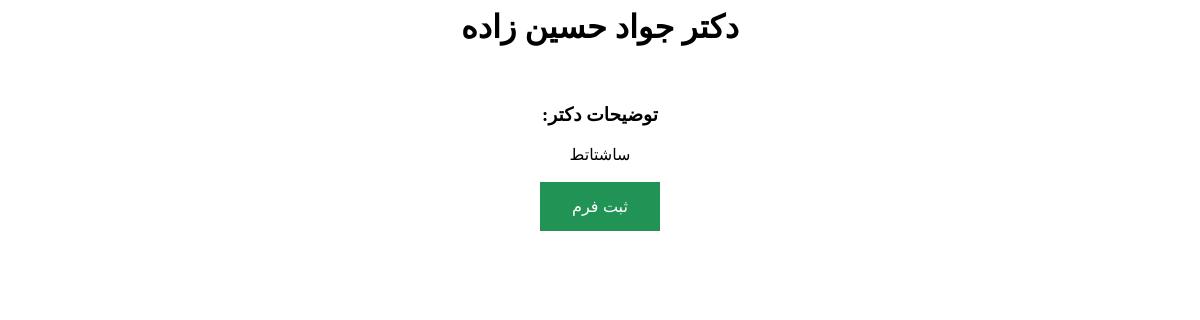
Page /b/123-321/1 on the earlier database version.
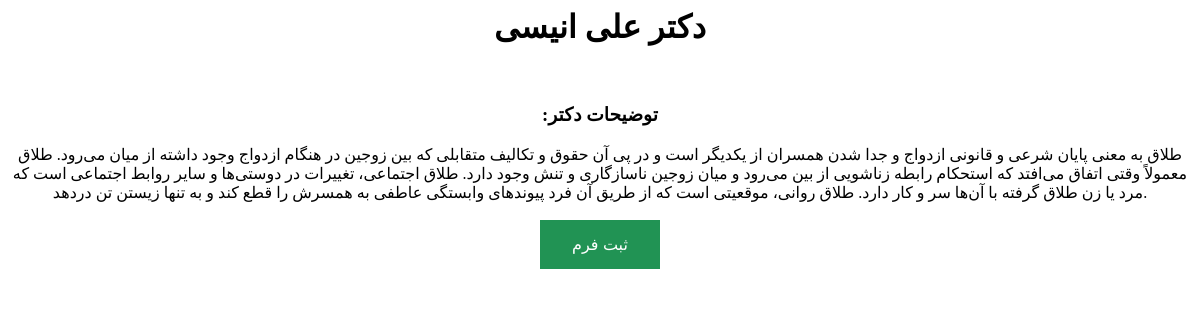
Same page on the later database version.
### Forms/models.py (models this page shows, shortened)
class darmangar(models.Model):
    choics = [
        ("طلاق","طلاق"),
        ("فرزند","فرزند"),
        ("خانواده","خانواده"),
    ]
    keyword = models.CharField(max_length=20, choices=choics, default=1)
    fname = models.CharField(max_length=100)
    slug = models.SlugField(max_length=100, null=True, unique=True )
    lname = models.CharField(max_length=100)
    description = models.TextField()
    pic = models.ImageField(upload_to="darmanger-image")

### Forms/views.py (the view, shortened to what this page needs)
# urls.py: path("b/<slug:slug>/<int:pk>", detailview.as_view(), name="details"),
class detailview(DetailView, FormView):
    template_name = "forms/detailview.html"
    success_url = reverse_lazy('form:submit')
    form_class = darmanjo_formss
    def get_queryset(self):
        global details
        pk = self.kwargs.get("pk")
        details = get_object_or_404(darmangar, pk=pk)
        return darmangar.objects.filter(pk=pk)
    def get_context_data(self, **kwargs):
        context =  super().get_context_data(**kwargs)
        context["details"] = details
        return context

### Forms/forms.py
class darmanjo_formss(ModelForm):
    class Meta:
        model = darmanjo_form
        fields = ['talk_about', 'rel_info']

### Forms/templates/forms/detailview.html (shortened to what this page needs)
<center>
<h1> دکتر {{details.fname}}
{{details.lname}}</h1> <br>
<h3>:توضیحات دکتر</h3> {{details.description}}<br><br>
<form method="post" enctype="multipart/form-data">
    <input type="submit" class="button" value="ثبت فرم">
</form>
</center>

### Forms/templates/forms/detailview.html (style rules this page uses)
.button { background-color: #219354; border: none; color: white; padding: 15px 32px; text-align: center; text-decoration: none; display: inline-block; font-size: 16px; }

Differences in the rows shown:
changed darmangar: fname "جواد" → "علی"; lname "حسین زاده" → "انیسی"; description "ساشتاتط" → "طلاق به معنی پایان شرعی و قانونی ازدواج و جدا شدن همسران از یکدیگر است و در پی آن حقوق و تکالیف متقابلی که بین زوجین در هنگام ازدواج وجود داشته از میان می‌رود. طلاق معمولاً وقتی اتفاق می‌افتد که استحکام رابطه زناشویی از بین می‌رود و میان زوجین ناسازگاری و تنش وجود دارد. طلاق اجتماعی، تغییرات در دوستی‌ها و سایر روابط اجتماعی است که مرد یا زن طلاق گرفته با آن‌ها سر و کار دارد. طلاق روانی، موقعیتی است که از طریق آن فرد پیوندهای وابستگی عاطفی به همسرش را قطع کند و به تنها زیستن تن دردهد."
